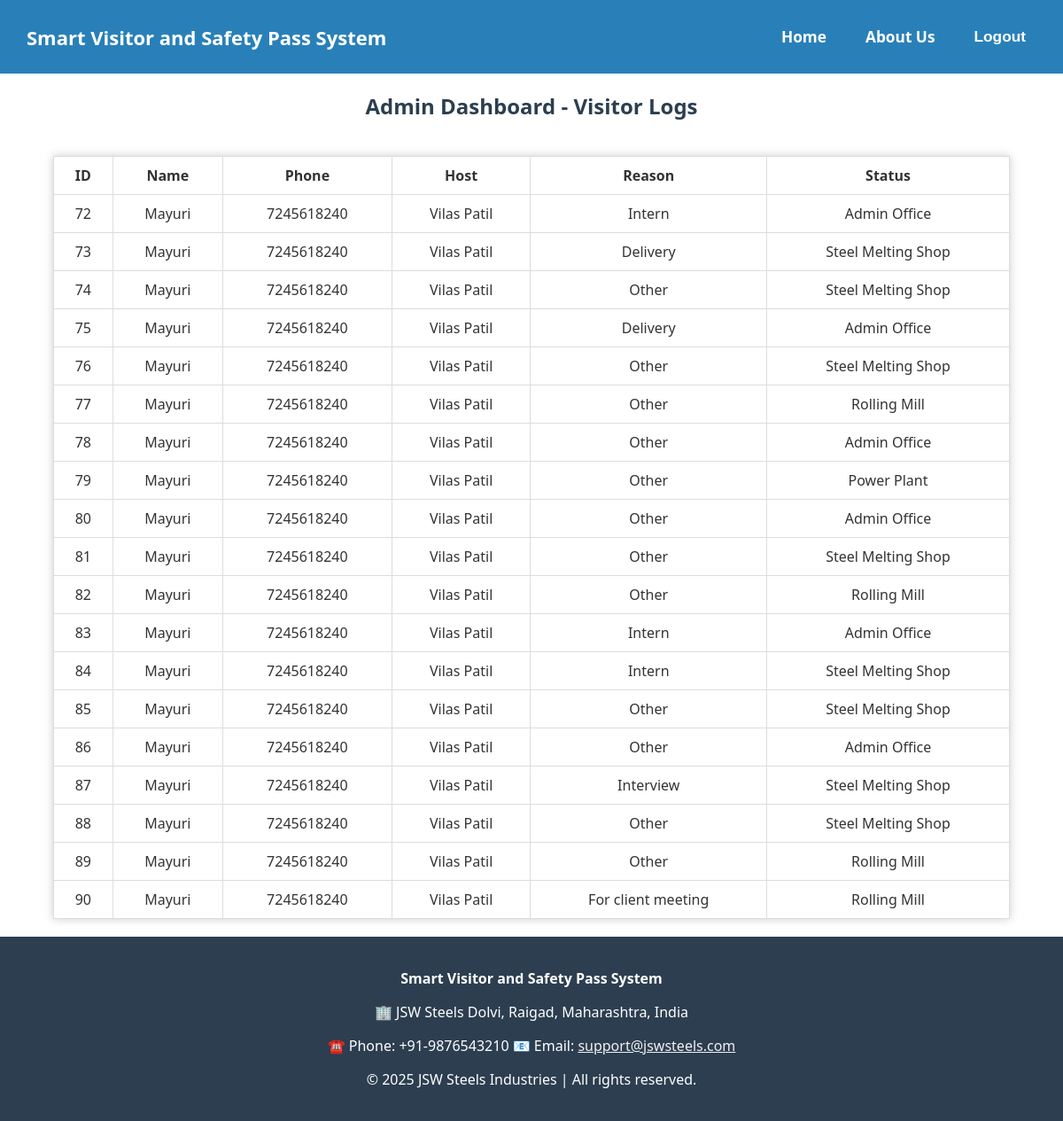
/admin (signed in), run on the app's committed database.
### tables this page shows
CREATE TABLE visitors (
                    id INTEGER PRIMARY KEY AUTOINCREMENT,
                    name TEXT,
                    phone TEXT,
                    reason TEXT,
                    host TEXT,
                    quiz_passed INTEGER,
                    checkin_status TEXT
                , area TEXT, checkin_time TEXT, checkout_time TEXT, start_date TEXT, end_date TEXT);

### app.py (the view)
@app.route('/admin')
def admin():
    conn = sqlite3.connect(DB_NAME)
    c = conn.cursor()
    c.execute("SELECT * FROM visitors")
    visitors = c.fetchall()
    conn.close()
    return render_template('admin.html', data=visitors)

### templates/admin.html (shortened to what this page needs)
<!DOCTYPE html>
<html>
<head>
  <link rel="stylesheet" href="{{ url_for('static', filename='style.css') }}">
</head>
<body>
  {% include 'header.html' %}
<h2>Admin Dashboard - Visitor Logs</h2>
<table>
  <thead>
    <tr>
      <th>ID</th>
      <th>Name</th>
      <th>Phone</th>
      <th>Host</th>
      <th>Reason</th>
      <th>Status</th>
    </tr>
  </thead>
  <tbody>
    {% for row in data %}
    <tr>
      <td>{{ row[0] }}</td>
      <td>{{ row[1] }}</td>
      <td>{{ row[2] }}</td>
      <td>{{ row[4] }}</td>
      <td>{{ row[3] }}</td>
      <td>{{ row[7] }}</td>
    </tr>
    {% endfor %}
  </tbody>
</table>
  {% include 'footer.html' %}
</body>
</html>

### static/style.css (style rules this page uses)
body { background: #fff; color: #333; font-family: 'Segoe UI', sans-serif; margin: 0; padding: 0; min-height: 100vh; }
h2 { color: #2c3e50; text-align: center; }
table { width: 90%; margin: 20px auto; border-collapse: collapse; background-color: white; box-shadow: 0 0 10px #ccc; }
th, td { padding: 10px; border: 1px solid #ddd; text-align: center; }
body:not(.home-bg) { display: flex; flex-direction: column; min-height: 100vh; }

### data on the page
visitors: id "72", name "Mayuri", phone "7245618240", host "Vilas Patil", reason "Intern", area "Admin Office"
visitors: id "73", name "Mayuri", phone "7245618240", host "Vilas Patil", reason "Delivery", area "Steel Melting Shop"
visitors: id "74", name "Mayuri", phone "7245618240", host "Vilas Patil", reason "Other", area "Steel Melting Shop"
visitors: id "75", name "Mayuri", phone "7245618240", host "Vilas Patil", reason "Delivery", area "Admin Office"
visitors: id "76", name "Mayuri", phone "7245618240", host "Vilas Patil", reason "Other", area "Steel Melting Shop"
visitors: id "77", name "Mayuri", phone "7245618240", host "Vilas Patil", reason "Other", area "Rolling Mill"
visitors: id "78", name "Mayuri", phone "7245618240", host "Vilas Patil", reason "Other", area "Admin Office"
visitors: id "79", name "Mayuri", phone "7245618240", host "Vilas Patil", reason "Other", area "Power Plant"
visitors: id "80", name "Mayuri", phone "7245618240", host "Vilas Patil", reason "Other", area "Admin Office"
visitors: id "81", name "Mayuri", phone "7245618240", host "Vilas Patil", reason "Other", area "Steel Melting Shop"
visitors: id "82", name "Mayuri", phone "7245618240", host "Vilas Patil", reason "Other", area "Rolling Mill"
visitors: id "83", name "Mayuri", phone "7245618240", host "Vilas Patil", reason "Intern", area "Admin Office"
visitors: id "84", name "Mayuri", phone "7245618240", host "Vilas Patil", reason "Intern", area "Steel Melting Shop"
visitors: id "85", name "Mayuri", phone "7245618240", host "Vilas Patil", reason "Other", area "Steel Melting Shop"
visitors: id "86", name "Mayuri", phone "7245618240", host "Vilas Patil", reason "Other", area "Admin Office"
visitors: id "87", name "Mayuri", phone "7245618240", host "Vilas Patil", reason "Interview", area "Steel Melting Shop"
visitors: id "88", name "Mayuri", phone "7245618240", host "Vilas Patil", reason "Other", area "Steel Melting Shop"
visitors: id "89", name "Mayuri", phone "7245618240", host "Vilas Patil", reason "Other", area "Rolling Mill"
visitors: id "90", name "Mayuri", phone "7245618240", host "Vilas Patil", reason "For client meeting", area "Rolling Mill"
